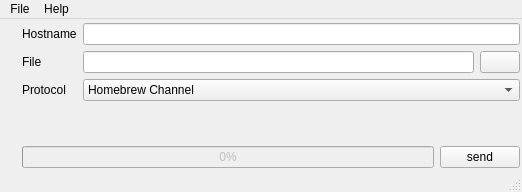
<?xml version="1.0" encoding="UTF-8"?>
<ui version="4.0">
 <class>MainWindowClass</class>
 <widget class="QMainWindow" name="MainWindowClass">
  <property name="geometry">
   <rect>
    <x>0</x>
    <y>0</y>
    <width>522</width>
    <height>192</height>
   </rect>
  </property>
  <widget class="QWidget" name="centralWidget">
   <layout class="QGridLayout" name="gridLayout_5">
    <property name="leftMargin">
     <number>2</number>
    </property>
    <property name="topMargin">
     <number>4</number>
    </property>
    <property name="rightMargin">
     <number>2</number>
    </property>
    <property name="bottomMargin">
     <number>2</number>
    </property>
    <property name="spacing">
     <number>0</number>
    </property>
    <item row="0" column="0">
     <layout class="QGridLayout" name="gridLayout_4">
      <item row="0" column="0">
       <widget class="QLabel" name="label">
        <property name="sizePolicy">
         <sizepolicy hsizetype="Maximum" vsizetype="Maximum">
          <horstretch>0</horstretch>
          <verstretch>0</verstretch>
         </sizepolicy>
        </property>
        <property name="text">
         <string/>
        </property>
        <property name="pixmap">
         <pixmap resource="../resource.qrc">:/logo/images/wiitcpload128.png</pixmap>
        </property>
        <property name="alignment">
         <set>Qt::AlignCenter</set>
        </property>
        <property name="wordWrap">
         <bool>false</bool>
        </property>
       </widget>
      </item>
      <item row="1" column="0">
       <spacer name="verticalSpacer_2">
        <property name="orientation">
         <enum>Qt::Vertical</enum>
        </property>
        <property name="sizeHint" stdset="0">
         <size>
          <width>20</width>
          <height>40</height>
         </size>
        </property>
       </spacer>
      </item>
     </layout>
    </item>
    <item row="0" column="1">
     <layout class="QGridLayout" name="gridLayout_2">
      <item row="0" column="0">
       <layout class="QGridLayout" name="gridLayout">
        <item row="0" column="0">
         <widget class="QLabel" name="label_2">
          <property name="sizePolicy">
           <sizepolicy hsizetype="Maximum" vsizetype="Maximum">
            <horstretch>0</horstretch>
            <verstretch>0</verstretch>
           </sizepolicy>
          </property>
          <property name="text">
           <string>Hostname</string>
          </property>
         </widget>
        </item>
        <item row="0" column="1" colspan="2">
         <widget class="QLineEdit" name="hostEdit">
          <property name="statusTip">
           <string>Wii hostname</string>
          </property>
          <property name="text">
           <string/>
          </property>
         </widget>
        </item>
        <item row="1" column="0">
         <widget class="QLabel" name="label_3">
          <property name="sizePolicy">
           <sizepolicy hsizetype="Maximum" vsizetype="Maximum">
            <horstretch>0</horstretch>
            <verstretch>0</verstretch>
           </sizepolicy>
          </property>
          <property name="text">
           <string>File</string>
          </property>
         </widget>
        </item>
        <item row="1" column="1">
         <widget class="QLineEdit" name="fileEdit">
          <property name="statusTip">
           <string>Path to file</string>
          </property>
          <property name="text">
           <string/>
          </property>
         </widget>
        </item>
        <item row="1" column="2">
         <widget class="QPushButton" name="openFile">
          <property name="sizePolicy">
           <sizepolicy hsizetype="Maximum" vsizetype="Ignored">
            <horstretch>0</horstretch>
            <verstretch>0</verstretch>
           </sizepolicy>
          </property>
          <property name="statusTip">
           <string>Open file</string>
          </property>
          <property name="text">
           <string/>
          </property>
          <property name="icon">
           <iconset resource="../resource.qrc">
            <normaloff>:/window/images/open.png</normaloff>:/window/images/open.png</iconset>
          </property>
         </widget>
        </item>
        <item row="2" column="0">
         <widget class="QLabel" name="label_4">
          <property name="sizePolicy">
           <sizepolicy hsizetype="Maximum" vsizetype="Maximum">
            <horstretch>0</horstretch>
            <verstretch>0</verstretch>
           </sizepolicy>
          </property>
          <property name="text">
           <string>Protocol</string>
          </property>
         </widget>
        </item>
        <item row="2" column="1" colspan="2">
         <widget class="QComboBox" name="comboBox">
          <property name="statusTip">
           <string>Select comunication protocol</string>
          </property>
          <item>
           <property name="text">
            <string>Homebrew Channel</string>
           </property>
          </item>
         </widget>
        </item>
       </layout>
      </item>
      <item row="1" column="0">
       <spacer name="verticalSpacer">
        <property name="orientation">
         <enum>Qt::Vertical</enum>
        </property>
        <property name="sizeHint" stdset="0">
         <size>
          <width>20</width>
          <height>40</height>
         </size>
        </property>
       </spacer>
      </item>
      <item row="2" column="0">
       <layout class="QGridLayout" name="gridLayout_3">
        <item row="0" column="1">
         <widget class="QPushButton" name="streamButton">
          <property name="text">
           <string>send</string>
          </property>
          <property name="icon">
           <iconset resource="../resource.qrc">
            <normaloff>:/window/images/send.png</normaloff>:/window/images/send.png</iconset>
          </property>
         </widget>
        </item>
        <item row="0" column="0">
         <widget class="QProgressBar" name="progressBar">
          <property name="enabled">
           <bool>false</bool>
          </property>
          <property name="statusTip">
           <string>Send progress</string>
          </property>
          <property name="value">
           <number>0</number>
          </property>
         </widget>
        </item>
       </layout>
      </item>
     </layout>
    </item>
   </layout>
  </widget>
  <widget class="QMenuBar" name="menuBar">
   <property name="geometry">
    <rect>
     <x>0</x>
     <y>0</y>
     <width>522</width>
     <height>24</height>
    </rect>
   </property>
   <widget class="QMenu" name="menuFile">
    <property name="title">
     <string>File</string>
    </property>
    <addaction name="actionQuit"/>
   </widget>
   <widget class="QMenu" name="menuHelp">
    <property name="title">
     <string>Help</string>
    </property>
    <addaction name="actionAbout"/>
   </widget>
   <addaction name="menuFile"/>
   <addaction name="menuHelp"/>
  </widget>
  <widget class="QStatusBar" name="statusBar"/>
  <action name="actionQuit">
   <property name="icon">
    <iconset resource="../resource.qrc">
     <normaloff>:/window/images/quit.png</normaloff>:/window/images/quit.png</iconset>
   </property>
   <property name="text">
    <string>Quit</string>
   </property>
  </action>
  <action name="actionAbout">
   <property name="icon">
    <iconset resource="../resource.qrc">
     <normaloff>:/window/images/about.png</normaloff>:/window/images/about.png</iconset>
   </property>
   <property name="text">
    <string>About</string>
   </property>
  </action>
 </widget>
 <layoutdefault spacing="6" margin="11"/>
 <resources>
  <include location="../resource.qrc"/>
 </resources>
 <connections/>
</ui>
